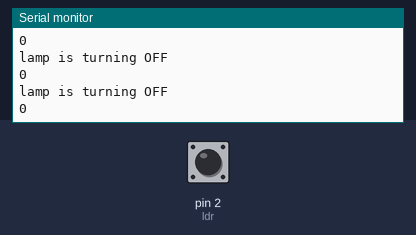
Simulated run of this sketch. Board: Arduino Uno, built with avr-gcc and run on an emulated ATmega328P. On the bench: the last lines printed to the serial monitor. The inputs (shaded band) are chosen by the test bench; at power-on: pin 2 (ldr) LOW.

Above: at 1.2 s.
1.3 s: pin 2 (ldr) driven HIGH
At 1.9 s:
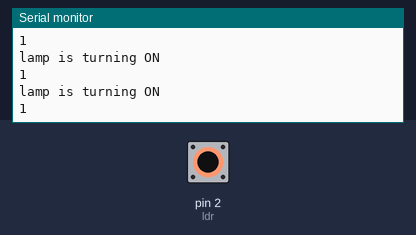
2.9 s: pin 2 (ldr) driven LOW
5.9 s: pin 2 (ldr) driven HIGH
At 6.9 s:
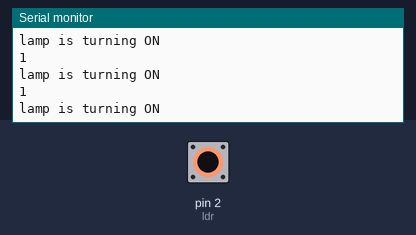
8.9 s: pin 2 (ldr) driven LOW
At 9.8 s:
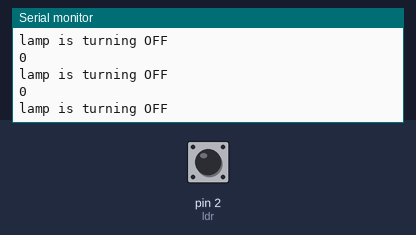
11.9 s: pin 2 (ldr) pulsed HIGH 2 times (0.12 s each, 0.3 s apart)
15.5 s: pin 2 (ldr) driven HIGH
At 16.6 s:
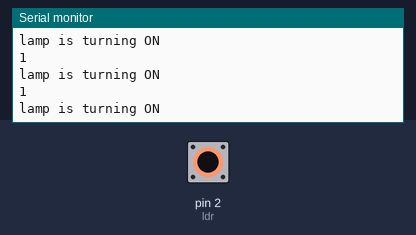

The sketch:

LDR_automatic_street_lamp.ino
```cpp
int ldr=2;
int ldrState=3;
int lamp=4;

void setup() {
  pinMode(ldr,INPUT);
  pinMode(lamp,INPUT);
  Serial.begin(9600);

}

void loop() {
  ldrState=digitalRead(ldr);
  Serial.println(ldrState);
  if(ldrState==HIGH){
    Serial.println("lamp is turning ON");
    digitalWrite(lamp,HIGH);
  }
  else{
    Serial.println("lamp is turning OFF");
    digitalWrite(lamp,LOW);
  }

}
```

Measured:
- after the input at 1.3 s, the serial monitor: prints a new line after 0.07 s (image 1)
- after the input at 15.5 s, the serial monitor: prints a new line after 0.09 s (image 4)
